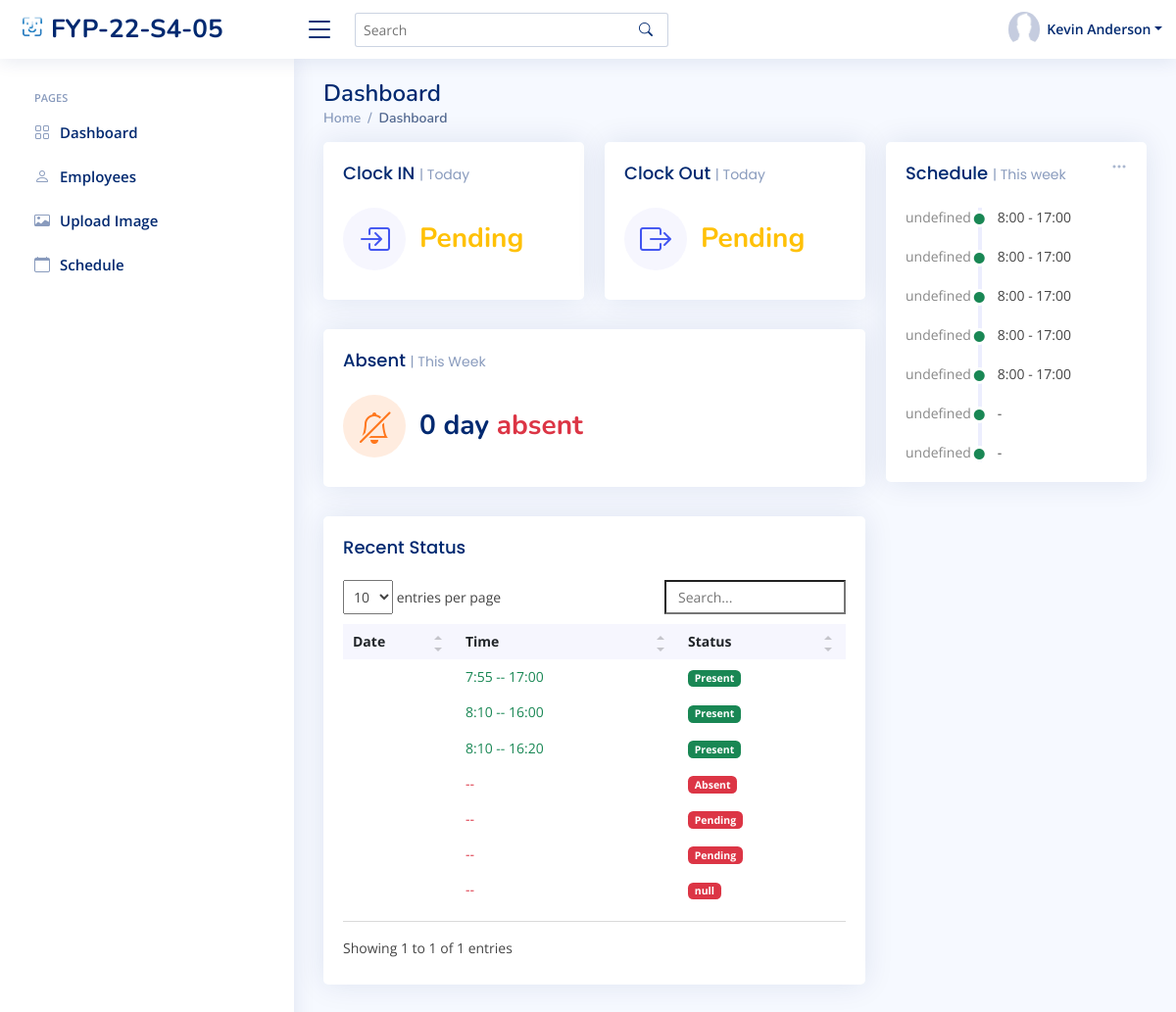
The app's page /sys_admin/home/ (signed in) with its own data.
### index/models.py (models this page shows, shortened)
class Employee(models.Model):
	Employee_ID = models.IntegerField(primary_key=True)
	Full_Name = models.CharField(max_length=100)
	Job_Title = models.CharField(max_length=100)
	Phone_Number = models.CharField(max_length=100)
	salt = models.CharField(max_length=50, null=True)
	Email_Address = models.EmailField()
	Role = models.ForeignKey(Role, on_delete=models.CASCADE)
	Profile_Image = models.ImageField(null=True,blank=True, upload_to='profile_pics/')
	Password = models.CharField(max_length=256)
	Start_Date = models.DateField(auto_now_add=True)

class WorkSchedule(models.Model):
	WorkSchedule_id = models.BigAutoField(primary_key=True)
	Employee = models.ForeignKey(Employee,on_delete=models.DO_NOTHING)
	InTime = models.TimeField(max_length=256, null=True, blank=True)
	OutTime = models.TimeField(max_length=256, null=True, blank=True)
	Mark = models.CharField(max_length=256,null=True)
	StartDate = models.DateField()
	StartTime = models.TimeField(null=True)
	EndTime = models.TimeField(null=True)
	class Meta:
		db_table = 'WorkSchedule'

### index/views/sys_admin.py (the view)
# urls.py: path('sys_admin/home/', sys_admin.sys_admin_home, name='sys_admin_home'),
def sys_admin_home(request):
	dt = datetime.strptime(currentDate, '%Y-%m-%d')
	start = dt - timedelta(days=dt.weekday())
	end = start + timedelta(days=6)
	startDate = start.strftime('%Y-%m-%d')
	endDate = end.strftime('%Y-%m-%d')
	if 'Employee_ID' in request.session:
		fourdates = date.today() - timedelta(days=4)
		currentEmployee = Employee.objects.get(Employee_ID=request.session['Employee_ID'])
		CheckIn = ''
		CheckOut = ''
		Marklist = ['off', 'mc']
		CheckValues = WorkSchedule.objects.filter(Employee_id=request.session['Employee_ID']).filter(
			StartDate=currentDate)
		if CheckValues.exists():
			AttenCheck = WorkSchedule.objects.get(Employee_id=request.session['Employee_ID'], StartDate=currentDate)
			if AttenCheck.Mark.lower() != 'off' or AttenCheck.Mark.lower() != 'mc':
				if AttenCheck.InTime is None and AttenCheck.OutTime is not None:
					CheckIn = "Pending"
					CheckOut = AttenCheck.OutTime
				elif AttenCheck.OutTime is None and AttenCheck.InTime is not None:
					CheckIn = AttenCheck.InTime
					CheckOut = "Pending"
				elif AttenCheck.InTime is None and AttenCheck.OutTime is None:
					CheckOut = "Pending"
					CheckIn = "Pending"
				else:
					CheckIn = AttenCheck.InTime
					CheckOut = AttenCheck.OutTime
			else:
				CheckIn = 'OFF'
				CheckOut = 'OFF'
		scheduleWeek = WorkSchedule.objects.filter(Employee_id=request.session['Employee_ID'], StartDate__lte=endDate,
												   StartDate__gte=startDate).exclude(Mark__in=Marklist).order_by('StartDate')
		CountAsent = WorkSchedule.objects.filter(Employee_id=request.session['Employee_ID'],
												 StartDate__lte=currentDate, StartDate__gte=startDate).filter(Mark='Absent').count()
		RecentData = WorkSchedule.objects.filter(Employee_id=request.session['Employee_ID'],
												 StartDate__lte=currentDate).exclude(Mark__in=Marklist).order_by("StartDate")
		context = {
			'Role': currentEmployee.Role.Role_ID,
			'Employee_ID': currentEmployee.Employee_ID,
			'Full_Name': currentEmployee.Full_Name,
			'Job_Title': currentEmployee.Job_Title,
			'PFP': currentEmployee.Profile_Image.url,
			'Redata': RecentData,
			'ScheduleWeek': scheduleWeek,
			'count':CountAsent,
			'CheckIn': CheckIn,
			'CheckOut': CheckOut,
		}
		return render(request, 'sys_admin/sys_admin_home.html', context)
	else:
		messages.error(request, 'Please login first')
		return redirect('login')

### templates/sys_admin/sys_admin_home.html (shortened to what this page needs)
{% extends "index/base.html" %}
{% load static %}
{% block content %}
{% include 'sys_admin/sys_admin_base.html'%}
  <main id="main" class="main">
    <div class="pagetitle">
      <h1>Dashboard</h1>
      <nav>
        <ol class="breadcrumb">
          <li class="breadcrumb-item"><a href="{% url 'sys_admin_home' %}">Home</a></li>
          <li class="breadcrumb-item active">Dashboard</li>
        </ol>
      </nav>
    </div>
    <section class="section dashboard">
      <div class="row">
        <div class="col-lg-8">
          <div class="row">
            <div class="col-xxl-4 col-md-6">
              <div class="card info-card sales-card">
                <div class="card-body">
                  <h5 class="card-title">Clock IN <span>| Today</span></h5>
                  <div class="d-flex align-items-center">
                    <div class="card-icon rounded-circle d-flex align-items-center justify-content-center">
                      <i class="bi bi-box-arrow-in-right"></i>
                    </div>
                    <div class="ps-3">
                      {% if CheckIn in 'Present'  %}
                     <h6 class="text-success">{{ CheckIn }}</h6>
                        {% elif CheckIn in 'Pending' %}
                         <h6 class="text-warning">{{ CheckIn }}</h6>
                         {% else %}
                         <h6 class="text-danger">{{ CheckIn }}</h6>
                        {% endif %}
                    </div>
                  </div>
                </div>
              </div>
            </div>
            <div class="col-xxl-4 col-md-6">
              <div class="card info-card sales-card">
                <div class="card-body">
                  <h5 class="card-title">Clock Out <span>| Today</span></h5>
                  <div class="d-flex align-items-center">
                    <div class="card-icon rounded-circle d-flex align-items-center justify-content-center">
                      <i class="bi bi-box-arrow-right"></i>
                    </div>
                    <div class="ps-3">
                      {% if Ad.Mark in 'Present' %}
                      <h6 class="text-success">{{ CheckOut }}</h6>
                     {% elif CheckOut in 'Pending' %}
                     <h6 class="text-warning">{{ CheckOut }}</h6>
                     {% else %}
                     <h6 class="text-danger">{{ CheckOut }}</h6>
                    {% endif %}
                    </div>
                  </div>
                </div>
              </div>
            </div>
            <div class="col-xxl-4 col-xl-12">
              <div class="card info-card customers-card">
                <div class="card-body">
                  <h5 class="card-title">Absent <span>| This Week</span></h5>
                  <div class="d-flex align-items-center">
                    <div class="card-icon rounded-circle d-flex align-items-center justify-content-center">
                      <i class="bi bi-bell-slash"></i>
                    </div>
                    <div class="ps-3">
                      <h6>{{ count}} day <span class="text-danger">absent</span></h6>
                    </div>
                  </div>
                </div>
              </div>
            </div>
            <div class="col-12">
              <div class="card recent-sales overflow-auto">
                <div class="card-body">
                  <h5 class="card-title">Recent Status</h5>
                  <table class="table table-borderless datatable">
                    <thead>
                      <tr>
                        <th scope="col">Date</th>
                        <th scope="col">Time</th>
                        <th scope="col">Status</th>
                      </tr>
                    </thead>
                      {% for Ad in Redata %}
                    <tbody>
                      <tr>
                        <th scope="row">{{ Ad.AttendanDate }}</th>
                        {% if Ad.Mark in 'Present' %}
                        <td><span class ="text-success">{{ Ad.InTime |date:"G:i" }}   --   {{ Ad.OutTime |date:"G:i" }}</span></td>
                        <td><span class="badge bg-success">{{ Ad.Mark }}</span></td>
                        {% elif Ad.Mark in 'Late' %}
                        <td><span class ="text-danger">{{ Ad.InTime |date:"G:i"}} </span>  --   {{ Ad.OutTime |date:"G:i"}}</td>
                        <td><span class="badge bg-success">{{ Ad.Mark }}</span></td>
                        {% elif Ad.Mark in 'leave early' %}
                        <td>{{ Ad.InTime|date:"G:i" }}   --   <span class ="text-danger">{{ Ad.OutTime |date:"G:i"}} </span></td>
                        <td><span class="badge bg-danger">{{ Ad.Mark }}</span></td>
                        {% else %}
                        <td><span class ="text-danger">{{ Ad.InTime |date:"G:i"}}   --   {{ Ad.OutTime |date:"G:i"}}</span></td>
                        <td><span class="badge bg-danger">{{ Ad.Mark }}</span></td>
                        {% endif %}
                      </tr>
                    </tbody>
                      {% endfor %}
                  </table>
                </div>
              </div>
            </div>
          </div>
        </div>
        <div class="col-lg-4">
          <div class="card">
            <div class="filter">
              <a class="icon" href="#" data-bs-toggle="dropdown"><i class="bi bi-three-dots"></i></a>
            </div>
            <div class="card-body">
              <h5 class="card-title">Schedule <span>| This week</span></h5>
              <div class="activity" id="activity">
               {% for Ad in ScheduleWeek %}
                <div class="activity-item d-flex">
                  <div class="activite-label week{{ forloop.counter }}" ></div>
                        <i class='bi bi-circle-fill activity-badge text-success align-self-start'></i>
                        <div class="activity-content">
                        {{ Ad.StartTime |date:"G:i"}} - {{ Ad.EndTime |date:"G:i"}} &#12288;
                            </div>
                </div>
                 {% endfor %}
              </div>
            </div>
          </div>
        </div>
      </div>
    </section>
  </main>
{% endblock content %}

### templates/sys_admin/sys_admin_base.html (shortened to what this page needs)
{% load static %}
  <header id="header" class="header fixed-top d-flex align-items-center">
    <div class="d-flex align-items-center justify-content-between">
      <a href="{% url 'sys_admin_home' %}" class="logo d-flex align-items-center">
        <img src="{% static 'assets/img/logo.png' %}" alt="">
        <span class="d-none d-lg-block">FYP-22-S4-05</span>
      </a>
      <i class="bi bi-list toggle-sidebar-btn"></i>
    </div>
    <div class="search-bar">
      <form class="search-form d-flex align-items-center" method="POST" action="#">
        <input type="text" name="query" placeholder="Search" title="Enter search keyword">
        <button type="submit" title="Search"><i class="bi bi-search"></i></button>
      </form>
    </div>
    <nav class="header-nav ms-auto">
      <ul class="d-flex align-items-center">
        <li class="nav-item dropdown pe-3">
          <a class="nav-link nav-profile d-flex align-items-center pe-0" href="#" data-bs-toggle="dropdown">
            <img src="{{ PFP }}" alt="Profile" class="rounded-circle">
            <span class="d-none d-md-block dropdown-toggle ps-2">{{ Full_Name }}</span>
          </a>
        </li>
      </ul>
    </nav>
  </header>
  <aside id="sidebar" class="sidebar">
    <ul class="sidebar-nav" id="sidebar-nav">
      <li class="nav-heading">Pages</li>
      <li class="nav-item">
        <a class="nav-link collapsed" href="{% url 'sys_admin_home' %}">
          <i class="bi bi-grid"></i>
          <span>Dashboard</span>
        </a>
      </li>
      <li class="nav-item">
        <a class="nav-link collapsed" href="{% url 'sys_admin_view_employees' %}">
          <i class="bi bi-person"></i>
          <span>Employees</span>
        </a>
      </li>
      <li class="nav-item">
        <a class="nav-link collapsed" href="{% url 'sys_admin_upload_img' %}">
          <i class="bi bi-card-image"></i>
          <span>Upload Image</span>
        </a>
      </li>
      <li class="nav-item">
        <a class="nav-link collapsed" href="{% url 'sys_admin_schedule' %}">
          <i class="bi bi-calendar"></i>
          <span>Schedule</span>
        </a>
      </li>
  </aside>

### records on screen
Employee: Full_Name "Kevin Anderson"
WorkSchedule: InTime "7:55", OutTime "17:00", Mark "Present"
WorkSchedule: InTime "8:10", OutTime "16:00", Mark "Present"
WorkSchedule: InTime "8:10", OutTime "16:20", Mark "Present"
WorkSchedule: Mark "Absent"
WorkSchedule: Mark "Pending"
WorkSchedule: Mark "Pending"
WorkSchedule: Mark "null", StartTime "8:00", EndTime "17:00"
WorkSchedule: StartTime "8:00", EndTime "17:00"
WorkSchedule: StartTime "8:00", EndTime "17:00"
WorkSchedule: StartTime "8:00", EndTime "17:00"
WorkSchedule: StartTime "8:00", EndTime "17:00"

### other values on screen
{{ CheckIn }} "Pending"
{{ CheckOut }} "Pending"
{{ count }} "0"
